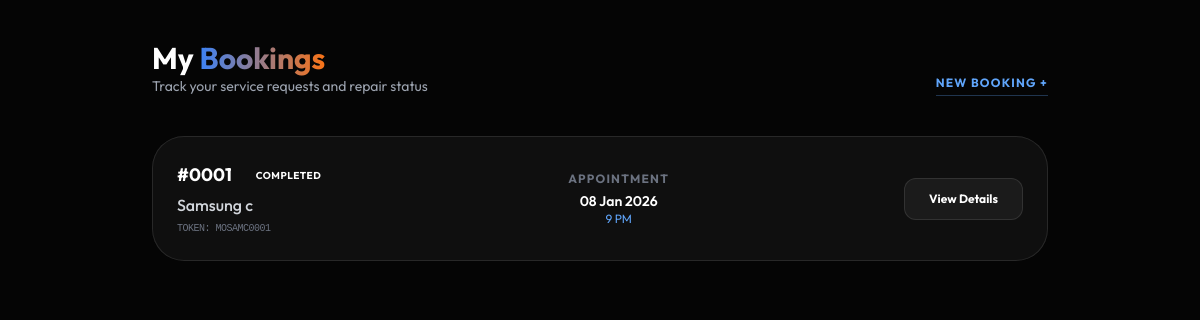
/bookings/my-bookings/ (signed in), run on the app's committed database.
### Bookings/models.py (models this page shows, shortened)
class Booking(models.Model):
    STATUS_CHOICES = [
        ('pending', 'Pending'),
        ('assigned', 'Technician Assigned'),
        ('in_progress', 'In Progress'),
        ('completed', 'Completed'),
        ('cancelled', 'Cancelled'),
    ]
    status = models.CharField(max_length=20, choices=STATUS_CHOICES, default='pending')
    user = models.ForeignKey('Accounts.MyUser', on_delete=models.CASCADE)
    service_type = models.CharField(max_length=100)
    service_name = models.CharField(max_length=200)
    model = models.CharField(max_length=100)
    purpose = models.CharField(max_length=100)
    description = models.TextField()
    phone = models.CharField(max_length=15, blank=True, null=True)
    booking_date = models.DateTimeField()
    created_at = models.DateTimeField(auto_now_add=True)
    sequence_number = models.PositiveIntegerField(unique=True, editable=False)
    token = models.CharField(max_length=30, editable=False, null=True, blank=True)
    order_id = models.CharField(max_length=10, editable=False, null=True, blank=True)

### Bookings/views.py (the view)
# urls.py: path('my-bookings/', my_bookings, name='my_bookings'),
@login_required
def my_bookings(request):
    bookings = Booking.objects.filter(user=request.user).order_by('-created_at')
    context = {
        'bookings': bookings,
    }
    return render(request, 'Bookings/my_bookings.html', context)

### templates/Bookings/my_bookings.html (shortened to what this page needs)
<!DOCTYPE html>
<html lang="en">
<head>
    <script src="https://cdn.tailwindcss.com"></script>
</head>
<body class="py-10 px-4">
    <div class="max-w-4xl mx-auto">
        <header class="mb-10 flex justify-between items-end">
            <div>
                <h1 class="text-3xl font-bold">My <span class="brand-gradient">Bookings</span></h1>
                <p class="text-gray-400 text-sm">Track your service requests and repair status</p>
            </div>
            <a href="/" class="text-xs font-bold text-blue-400 uppercase tracking-widest border-b border-blue-400/30 pb-1">New Booking +</a>
        </header>
        <div class="space-y-4">
            {% for booking in bookings %}
            <div class="glass-card p-6 rounded-[2rem] flex flex-col md:flex-row justify-between items-start md:items-center gap-6">
                <div class="space-y-1">
                    <div class="flex items-center gap-3">
                        <span class="text-lg font-bold">{{ booking.order_id }}</span>
                        <span class="px-3 py-1 rounded-full text-[10px] font-bold uppercase tracking-wider status-{{ booking.status }}">
                            {{ booking.get_status_display }}
                        </span>
                    </div>
                    <p class="text-gray-300 font-medium">{{ booking.service_name }} {{ booking.model }}</p>
                    <p class="text-[10px] text-gray-500 font-mono tracking-tighter uppercase">Token: {{ booking.token }}</p>
                </div>
                <div class="text-left md:text-center">
                    <p class="text-xs text-gray-500 uppercase font-bold tracking-widest mb-1">Appointment</p>
                    <p class="text-sm font-semibold">{{ booking.booking_date|date:"d M Y" }}</p>
                    <p class="text-xs text-blue-400">{{ booking.booking_date|date:"f A" }}</p>
                </div>
                <div class="flex gap-2 w-full md:w-auto">
                    <a href="{% url 'booking_success' booking.token %}" class="flex-1 md:flex-none bg-white/5 hover:bg-white/10 border border-white/10 px-6 py-3 rounded-xl text-xs font-bold transition-all text-center">
                        View Details
                    </a>
                </div>
            </div>
            {% endfor %}
        </div>
    </div>
</body>
</html>

### templates/Bookings/my_bookings.html (style rules this page uses)
:root { --bg-dark: #050505; --blue-glow: #3b82f6; --orange-glow: #f97316; }
body { background-color: var(--bg-dark); color: white; font-family: 'Outfit', sans-serif; }
.glass-card { background: rgba(20, 20, 20, 0.7); backdrop-filter: blur(12px); border: 1px solid rgba(255, 255, 255, 0.1); }
.brand-gradient { background: linear-gradient(to right, #3b82f6, #f97316); -webkit-background-clip: text; -webkit-text-fill-color: transparent; }

### data on the page
Booking: order_id "#0001", status "COMPLETED", service_name "Samsung", model "c", token "MOSAMC0001", booking_date "08 Jan 2026", booking_date "9 PM"
